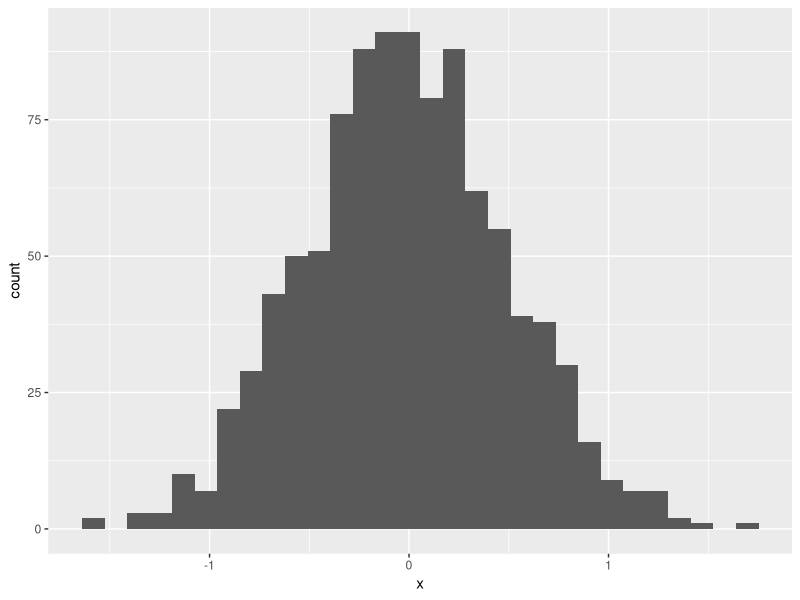
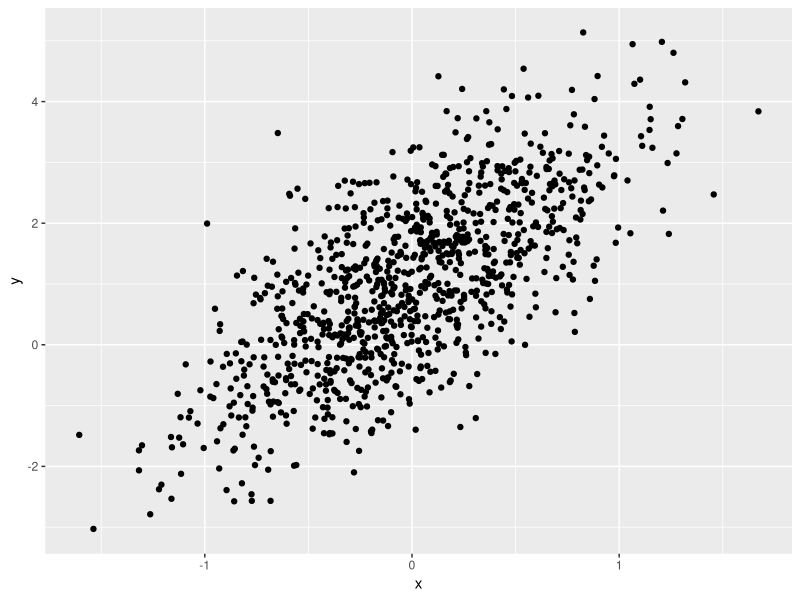
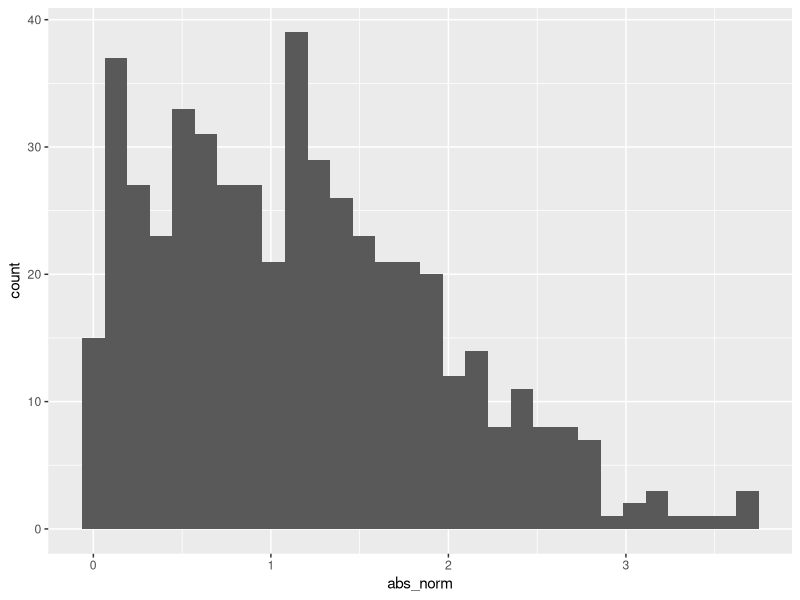

These figures' R source, in order:
## ---- chunk 1
samp = rnorm(100)
length(samp)
## ---- chunk 2
library(tidyverse)
plot_df = tibble(
  x = rnorm(1000, sd = .5),
  y = 1 + 2 * x + rnorm(1000)
)

ggplot(plot_df, aes(x = x)) + geom_histogram()

ggplot(plot_df, aes(x = x, y = y)) + geom_point()
## ---- chunk 3
Ia_df = 
  tibble(
  norm = rnorm(n=500, mean = 1),
  logical=norm > 0,
  abs_norm= abs(norm)
)
ggplot(Ia_df, aes(x = abs_norm)) + geom_histogram()

a<- runif(20)
summary(a)
sd(a)
abs(a)
